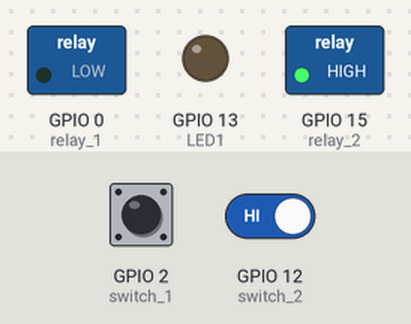
Bench run of a sketch on a simulated ESP8266 (NodeMCU). Shown: switched loads named in the sketch (green lamp = pin HIGH), output pins drawn as LEDs (lit = HIGH). The inputs (shaded band) are chosen by the test bench; at power-on: GPIO 2 (switch_1) HIGH, GPIO 12 (switch_2) HIGH. WiFi joins after 1.5 s; servers stay silent unless stated.

Above: at 4.4 s.
4.5 s: GPIO 2 (switch_1) pulled LOW for 0.15 s
At 5.1 s:
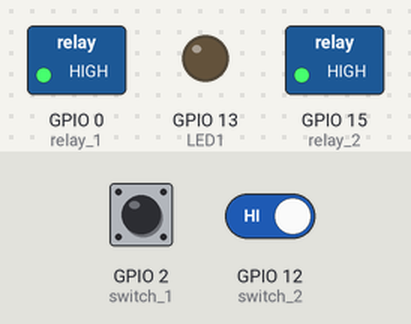
6.1 s: GPIO 2 (switch_1) driven LOW and GPIO 12 (switch_2) driven LOW
9.1 s: GPIO 2 (switch_1) driven HIGH
At 9.8 s:
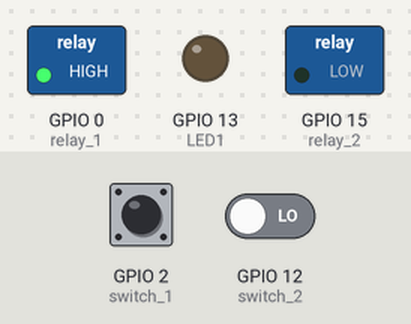
11.4 s: GPIO 2 (switch_1) driven LOW
At 12.1 s:
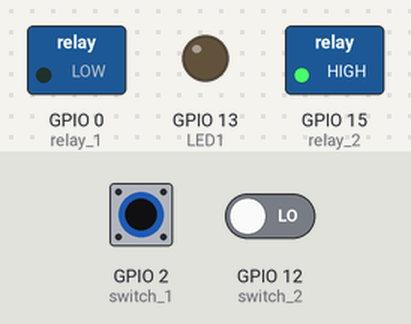
Timing chart, 0 to 13.9 s (numbered marks = the images above; inputs shaded):
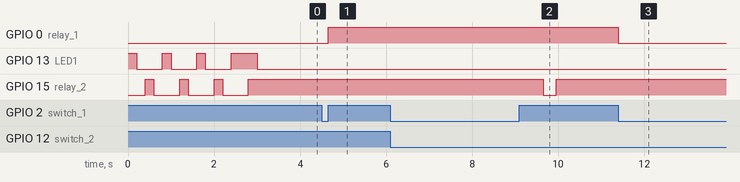

The sketch:

new_update_status.ino
```cpp
#include <ESP8266WiFi.h>
#include <BlynkSimpleEsp8266.h>
BlynkTimer timer;

//Pin assignments
#define switch_1 2 // D4 Pin of NodeMcu
#define switch_2 12 // D6 Pin of NodeMcu

#define relay_1 0 //D3 Pin of NodeMcu
#define relay_2 15 //D6 Pin of NodeMcu

#define LED1 13 //D7 Pin of NodeMcu
#define LED2 15 //D8 Pin of NodeMcu

int MODE = 0;

// Your WiFi credentials.
// Set password to "" for open networks.
char ssid[] = "Rapid Fiber 4";
char pass[] = "123123123";


char auth[] = "nTBMPJoW_gOwfe0RBXJm4P2VrkI5v3MM";

int switch_1_ON = 0;
int switch_2_ON = 0;

BLYNK_WRITE(V1)
{
int pinValue = param.asInt(); // assigning incoming value from pin V1 to a variable
digitalWrite(relay_1, pinValue); // process received value
}

BLYNK_WRITE(V2)
{
int pinValue = param.asInt(); // assigning incoming value from pin V2 to a variable
digitalWrite(relay_2, pinValue); // process received value
}

void internet() //When this device connects with internet
{
//**************************************
//Switch 1 configuration
//**************************************
if (digitalRead(switch_1) == LOW)
{
if (switch_1_ON == 0 )
{
digitalWrite(relay_1, LOW);
Blynk.virtualWrite(V1, 0);
switch_1_ON = 1;
}
}

if (digitalRead(switch_1) == HIGH )
{
if (switch_1_ON == 1)
{
digitalWrite(relay_1, HIGH);
Blynk.virtualWrite(V1, 1);
delay(5000);
switch_1_ON = 0;
}
}
//**************************************
//Switch 2 configuration
//**************************************
if (digitalRead(switch_2) == LOW)
{
if (switch_2_ON == 0 )
{
digitalWrite(relay_2, LOW);
Blynk.virtualWrite(V2, 0);
switch_2_ON = 1;
}
}

if (digitalRead(switch_2) == HIGH )
{
if (switch_2_ON == 1)
{
digitalWrite(relay_2, HIGH);
Blynk.virtualWrite(V2, 1);
delay(10000);
switch_2_ON = 0;
}
}
}
//********************************************

void no_internet() //When this device doesn't gets internet
{
digitalWrite(relay_1, digitalRead(switch_1));
digitalWrite(relay_2, digitalRead(switch_2));
}

void Blynk_status() // called every 3 seconds by SimpleTimer
{
bool isconnected = Blynk.connected();
if (isconnected == false)
{
MODE = 1;
digitalWrite(LED1, HIGH);
digitalWrite(LED2, LOW);
}
if (isconnected == true)
{
MODE = 0;
digitalWrite(LED1, LOW);
digitalWrite(LED2, HIGH);
Blynk.syncAll();
}
}

void setup()
{
Serial.begin(9600);
pinMode(switch_1, INPUT);
pinMode(relay_1, OUTPUT);

pinMode(switch_2, INPUT);
pinMode(relay_2, OUTPUT);

pinMode(LED1, OUTPUT);
pinMode(LED2, OUTPUT);

//*****************************************

digitalWrite(LED1, HIGH);
delay(200);
digitalWrite(LED1, LOW);
delay(200);
digitalWrite(LED2, HIGH);
delay(200);
digitalWrite(LED2, LOW);
delay(200);
digitalWrite(LED1, HIGH);
delay(200);
digitalWrite(LED1, LOW);
delay(200);
digitalWrite(LED2, HIGH);
delay(200);
digitalWrite(LED2, LOW);
delay(200);
digitalWrite(LED1, HIGH);
delay(200);
digitalWrite(LED1, LOW);
delay(200);
digitalWrite(LED2, HIGH);
delay(200);
digitalWrite(LED2, LOW);
delay(200);
digitalWrite(LED1, HIGH);
delay(200);
digitalWrite(LED2, LOW);
delay(200);
digitalWrite(LED2, HIGH);
delay(200);
digitalWrite(LED1, LOW);
delay(200);

WiFi.begin(ssid, pass);
timer.setInterval(3000L, Blynk_status); // check if connected to Blynk server every 3 seconds
Blynk.config(auth);
}

void loop()
{
if (WiFi.status() == WL_CONNECTED)
{
Blynk.run();
}

timer.run(); // Initiates SimpleTimer
if (MODE == 0)
internet();
else
no_internet();
}
```

Measured:
- after the input at 4.5 s, GPIO 0 (relay_1): LOW → HIGH after 0.15 s
- after the input at 6.1 s, every drawn part: stays the same
- after the input at 9.1 s, GPIO 0 (relay_1): stays HIGH (without the input it goes to LOW after 0.85 s)
- after the input at 11.4 s, GPIO 0 (relay_1): HIGH → LOW at once
